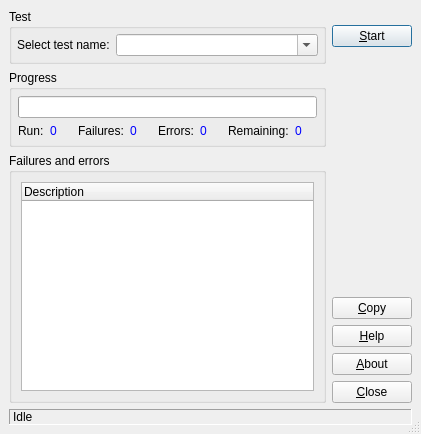
<?xml version="1.0" encoding="UTF-8"?>
<ui version="4.0">
 <author/>
 <comment/>
 <exportmacro/>
 <class>TestGui::UnitTest</class>
 <widget class="QDialog" name="TestGui::UnitTest">
  <property name="geometry">
   <rect>
    <x>0</x>
    <y>0</y>
    <width>421</width>
    <height>434</height>
   </rect>
  </property>
  <property name="windowTitle">
   <string>FreeCAD UnitTest</string>
  </property>
  <property name="sizeGripEnabled">
   <bool>true</bool>
  </property>
  <layout class="QGridLayout">
   <property name="margin">
    <number>9</number>
   </property>
   <property name="spacing">
    <number>6</number>
   </property>
   <item row="0" column="0">
    <widget class="QGroupBox" name="buttonGroup1">
     <property name="title">
      <string>Test</string>
     </property>
     <layout class="QHBoxLayout">
      <property name="margin">
       <number>5</number>
      </property>
      <property name="spacing">
       <number>6</number>
      </property>
      <item>
       <widget class="QLabel" name="textLabelTest">
        <property name="text">
         <string>Select test name:</string>
        </property>
       </widget>
      </item>
      <item>
       <widget class="QComboBox" name="comboTests">
        <property name="sizePolicy">
         <sizepolicy>
          <hsizetype>3</hsizetype>
          <vsizetype>0</vsizetype>
          <horstretch>0</horstretch>
          <verstretch>0</verstretch>
         </sizepolicy>
        </property>
        <property name="editable">
         <bool>true</bool>
        </property>
        <property name="duplicatesEnabled">
         <bool>false</bool>
        </property>
       </widget>
      </item>
     </layout>
    </widget>
   </item>
  <item rowspan="3" row="0" column="1">
    <layout class="QVBoxLayout">
     <property name="margin">
      <number>0</number>
     </property>
     <property name="spacing">
      <number>6</number>
     </property>
     <item>
      <spacer>
       <property name="orientation">
        <enum>Qt::Vertical</enum>
       </property>
       <property name="sizeType">
        <enum>QSizePolicy::Fixed</enum>
       </property>
       <property name="sizeHint">
        <size>
         <width>20</width>
         <height>16</height>
        </size>
       </property>
      </spacer>
     </item>
     <item>
      <widget class="QPushButton" name="startButton">
       <property name="text">
        <string>&amp;Start</string>
       </property>
       <property name="shortcut">
        <string>Alt+S</string>
       </property>
       <property name="autoDefault">
        <bool>true</bool>
       </property>
       <property name="default">
        <bool>true</bool>
       </property>
      </widget>
     </item>
     <item>
      <spacer>
       <property name="orientation">
        <enum>Qt::Vertical</enum>
       </property>
       <property name="sizeType">
        <enum>QSizePolicy::Expanding</enum>
       </property>
       <property name="sizeHint">
        <size>
         <width>77</width>
         <height>141</height>
        </size>
       </property>
      </spacer>
     </item>
     <item>
      <widget class="QPushButton" name="copyButton">
       <property name="text">
        <string>&amp;Copy</string>
       </property>
       <property name="shortcut">
        <string>Ctrl+C</string>
       </property>
       <property name="autoDefault">
        <bool>true</bool>
       </property>
      </widget>
     </item>
     <item>
      <widget class="QPushButton" name="helpButton">
       <property name="text">
        <string>&amp;Help</string>
       </property>
       <property name="shortcut">
        <string>F1</string>
       </property>
       <property name="autoDefault">
        <bool>true</bool>
       </property>
      </widget>
     </item>
     <item>
      <widget class="QPushButton" name="aboutButton">
       <property name="text">
        <string>&amp;About</string>
       </property>
       <property name="shortcut">
        <string>Alt+A</string>
       </property>
       <property name="autoDefault">
        <bool>true</bool>
       </property>
      </widget>
     </item>
     <item>
      <widget class="QPushButton" name="closeButton">
       <property name="text">
        <string>&amp;Close</string>
       </property>
       <property name="shortcut">
        <string>Alt+C</string>
       </property>
       <property name="autoDefault">
        <bool>true</bool>
       </property>
      </widget>
     </item>
    </layout>
   </item>
   <item row="1" column="0">
    <widget class="QGroupBox" name="groupBox1">
     <property name="title">
      <string>Progress</string>
     </property>
     <layout class="QGridLayout">
      <property name="margin">
       <number>6</number>
      </property>
      <property name="spacing">
       <number>6</number>
      </property>
      <item row="0" column="0" colspan="8">
       <widget class="QProgressBar" name="progressBar">
        <property name="orientation">
         <enum>Qt::Horizontal</enum>
        </property>
       </widget>
      </item>
      <item row="1" column="0">
       <widget class="QLabel" name="textLabelRun">
        <property name="text">
         <string>Run:</string>
        </property>
       </widget>
      </item>
     <item row="1" column="1">
       <widget class="QLabel" name="textLabelRunCt">
        <property name="text">
         <string notr="true">&lt;font color="#0000ff"&gt;0&lt;/font&gt;</string>
        </property>
        <property name="alignment">
         <set>Qt::AlignVCenter</set>
        </property>
       </widget>
      </item>
      <item row="1" column="2">
       <widget class="QLabel" name="textLabelFail">
        <property name="text">
         <string>Failures:</string>
        </property>
       </widget>
      </item>
      <item row="1" column="3">
       <widget class="QLabel" name="textLabelFailCt">
        <property name="text">
         <string notr="true">&lt;font color="#0000ff"&gt;0&lt;/font&gt;</string>
        </property>
        <property name="alignment">
         <set>Qt::AlignVCenter</set>
        </property>
       </widget>
      </item>
      <item row="1" column="4">
       <widget class="QLabel" name="textLabelErr">
        <property name="text">
         <string>Errors:</string>
        </property>
       </widget>
      </item>
      <item row="1" column="5">
       <widget class="QLabel" name="textLabelErrCt">
        <property name="text">
         <string notr="true">&lt;font color="#0000ff"&gt;0&lt;/font&gt;</string>
        </property>
        <property name="alignment">
         <set>Qt::AlignVCenter</set>
        </property>
       </widget>
      </item>
      <item row="1" column="6">
       <widget class="QLabel" name="textLabelRem">
        <property name="text">
         <string>Remaining:</string>
        </property>
       </widget>
      </item>
      <item row="1" column="7">
       <widget class="QLabel" name="textLabelRemCt">
        <property name="text">
         <string notr="true">&lt;font color="#0000ff"&gt;0&lt;/font&gt;</string>
        </property>
        <property name="alignment">
         <set>Qt::AlignVCenter</set>
        </property>
       </widget>
      </item>
      </layout>
    </widget>
   </item>
   <item row="2" column="0">
    <widget class="QGroupBox" name="groupBox2">
     <property name="title">
      <string>Failures and errors</string>
     </property>
     <layout class="QGridLayout">
      <property name="margin">
       <number>9</number>
      </property>
      <property name="spacing">
       <number>6</number>
      </property>
      <item row="0" column="0">
       <widget class="QTreeWidget" name="treeViewFailure">
        <property name="rootIsDecorated">
         <bool>false</bool>
        </property>
        <column>
         <property name="text">
          <string>Description</string>
         </property>
        </column>
       </widget>
      </item>
     </layout>
    </widget>
   </item>
   <item row="3" column="0" colspan="2">
    <widget class="QLabel" name="textLabelStatus">
     <property name="frameShape">
      <enum>QFrame::Panel</enum>
     </property>
     <property name="frameShadow">
      <enum>QFrame::Sunken</enum>
     </property>
     <property name="text">
      <string>Idle</string>
     </property>
    </widget>
   </item>
   </layout>
 </widget>
 <layoutdefault spacing="6" margin="11"/>
 <tabstops>
  <tabstop>comboTests</tabstop>
  <tabstop>startButton</tabstop>
  <tabstop>treeViewFailure</tabstop>
  <tabstop>helpButton</tabstop>
  <tabstop>aboutButton</tabstop>
  <tabstop>closeButton</tabstop>
 </tabstops>
 <resources/>
 <connections>
  <connection>
   <sender>closeButton</sender>
   <signal>clicked()</signal>
   <receiver>TestGui::UnitTest</receiver>
   <slot>close()</slot>
   <hints>
    <hint type="sourcelabel">
     <x>376</x>
     <y>421</y>
    </hint>
    <hint type="destinationlabel">
     <x>214</x>
     <y>252</y>
    </hint>
   </hints>
  </connection>
 </connections>
</ui>
